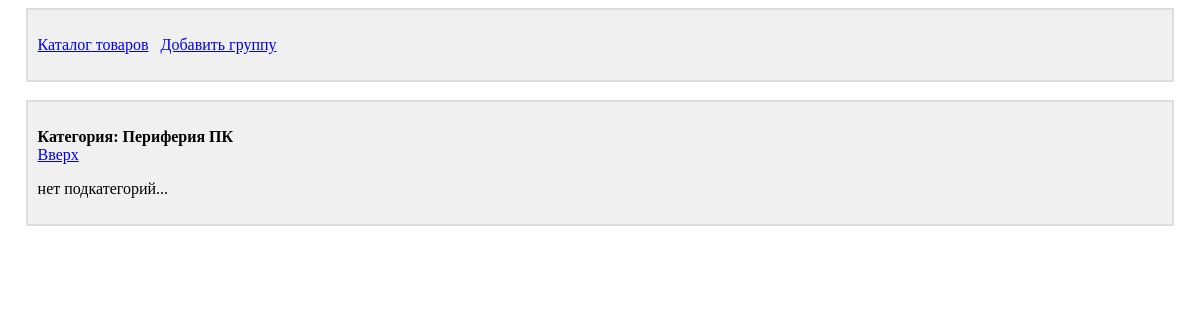
Before: /groups_list/?group_id=22 with the older database file.
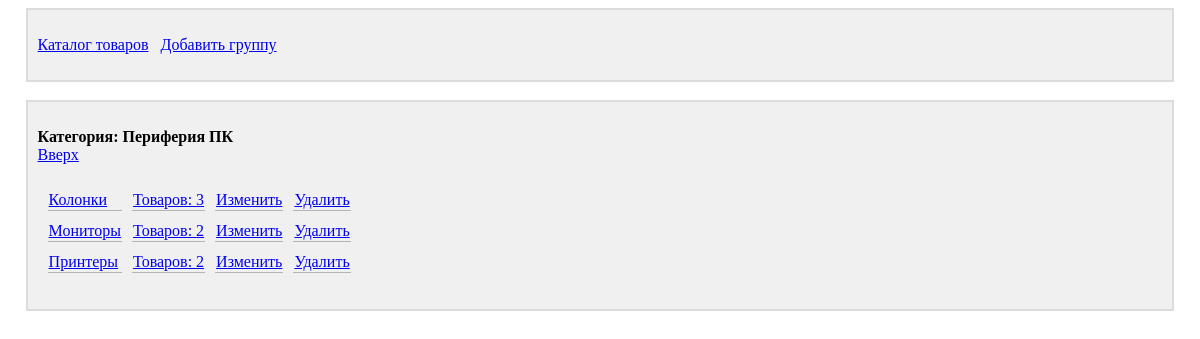
After: the same page with the newer database file.
### main/models.py (models this page shows)
class Group(models.Model):
    title = models.CharField(max_length=50, unique=True, verbose_name='Группа')
    parent_group = models.ForeignKey('self', on_delete=models.CASCADE, verbose_name='Корневая группа', null=True,
                                     blank=True)
    def get_product_count(self):
        product_count = Product.objects.filter(group=self).count()
        sub_groups = Group.objects.filter(parent_group=self)
        for sub_group in sub_groups:
            product_count += sub_group.get_product_count()
        return product_count
    def is_root_group(self):
        return self.parent_group is None
    def __str__(self):
        return self.title
    class Meta:
        verbose_name = 'Группа'
        verbose_name_plural = 'Группы'
        ordering = ['title']

### main/views.py (the view)
# urls.py: path('groups_list/', groups_list, name='groups_list'),
def groups_list(request):
    if 'group_id' not in request.GET:
        current_group = Group.objects.get(parent_group=None)
    else:
        try:
            current_group = Group.objects.get(pk=request.GET['group_id'])
        except (Group.DoesNotExist, Group.MultipleObjectsReturned):
            return HttpResponseBadRequest()
    sub_groups = Group.objects.filter(parent_group=current_group)
    root_group = current_group.parent_group
    context = {'current_group': current_group, 'sub_groups': sub_groups, 'root_group': root_group}
    return render(request, 'main/groups_list.html', context)

### main/templates/main/groups_list.html (shortened to what this page needs)
{% extends 'layout/basic.html' %}
{% block header %}
    <div class="block">
        <p>
            <a href="{% url 'products_list' %}">Каталог товаров</a>
            <a href="{% url 'create_group' %}?root_group_id={{ current_group.id }}">Добавить группу</a>
        </p>
    </div>
    <br>
{% endblock %}
{% block content %}
    <div class="block">
        <p>
            {% if current_group.is_root_group %}
                <b>Каталог товаров:</b>
            {% else %}
                <b>Категория: {{ current_group }}</b>
            {% endif %}
            <br>
            {% if root_group is not None %}
                <a href="{% url 'groups_list' %}?group_id={{ root_group.pk }}">
                    Вверх
                </a>
            {% endif %}
        </p>
        <p>
            {% if sub_groups|length != 0 %}
                <table class="table_view">
                    {% for sub_group in sub_groups %}
                        <tr>
                            <td class="cell_border">
                                <a href="{% url 'groups_list' %}?group_id={{ sub_group.pk }}">
                                    {{ sub_group }}
                                </a>
                            </td>
                            <td class="cell_border">
                                <a href="{% url 'products_list' %}?group_id={{ sub_group.pk }}">
                                    Товаров: {{ sub_group.get_product_count }}
                                </a>
                            </td>
                            <td class="cell_border">
                                <a href="{% url 'edit_group' %}?group_id={{ sub_group.pk }}">
                                    Изменить
                                </a>
                            </td>
                            <td class="cell_border">
                                <a href="{% url 'remove_group' %}?group_id={{ sub_group.pk }}">
                                    Удалить
                                </a>
                            </td>
                        </tr>
                    {% endfor %}
                </table>
            {% else %}
                нет подкатегорий...
            {% endif %}
        </p>
    </div>
{% endblock %}

### main/templates/layout/basic.html (shortened to what this page needs)
{% load static %}
<!DOCTYPE html>
<html lang="en">
<head>
    <link rel="stylesheet" type="text/css" href="{% static 'main/style.css' %}">
</head>
<body>
{% block header %}
{% endblock %}
{% block content %}
{% endblock %}
</body>
</html>

### main/static/main/style.css (style rules this page uses)
div.block { background-color: RGB(240, 240, 240); border: 2px solid RGB(220, 220, 220); padding: 10px; margin-left: auto; margin-right: auto; width: 95%; }
table.table_view { border-spacing: 10px; }
td.cell_border { border-bottom: 1px solid RGB(180, 180, 180); }

Changed rows visible on the page:
added Group: title "Колонки", get_product_count "3"
added Group: title "Мониторы", get_product_count "2"
added Group: title "Принтеры", get_product_count "2"
Other visible differences:
text no longer shown: "нет подкатегорий..."
